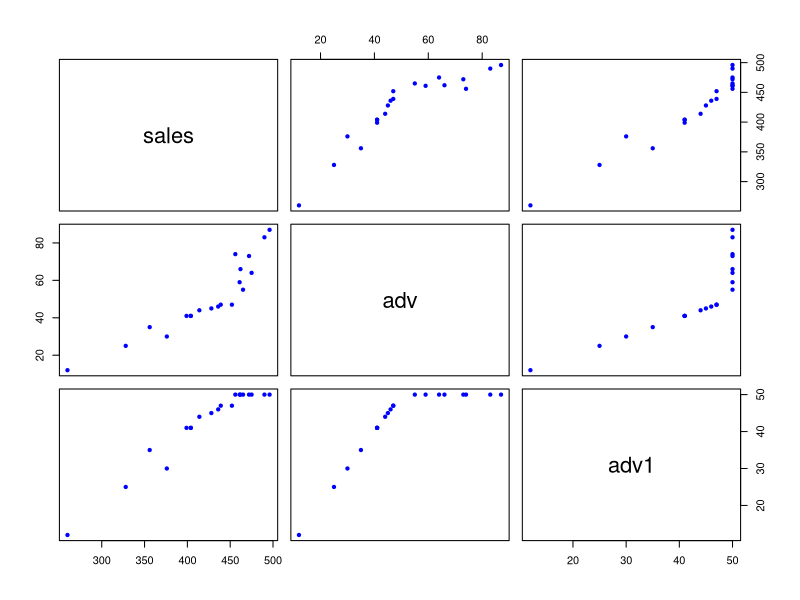
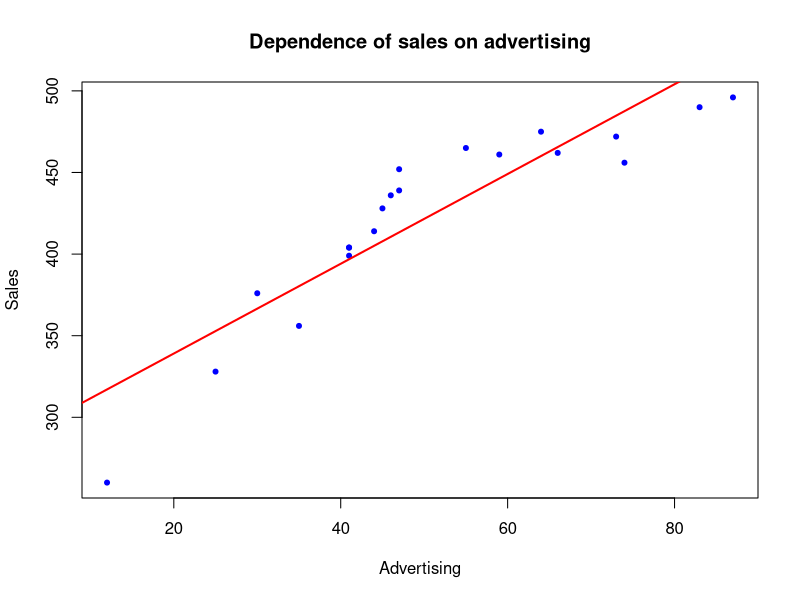
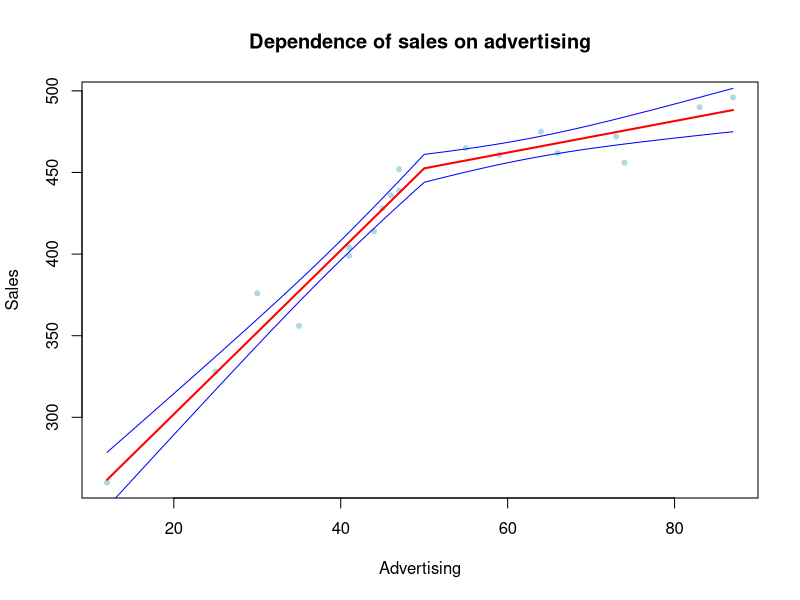

Write R code to recreate these figures, in order.
## ---- chunk 1
data<-read.csv("salesadv.csv",header=TRUE)
attach(data)
data[,-4]
plot(data[,-4],
     col="blue", pch=20)
## ---- chunk 2
lm.fit.m=lm(sales ~ adv + adv1, data=data)
summary(lm.fit.m)
lm.fit.mi=lm(sales ~ adv*adv1, data=data)
summary(lm.fit.mi)
## ---- chunk 3
plot(adv, sales, 
     pch=20, col="blue",
     main="Dependence of sales on advertising",
     xlab="Advertising",
     ylab="Sales")
lm.fit<-lm(sales ~ adv)
abline(lm.fit, col="red", lwd=2)
summary(lm.fit)
## ---- chunk 4
library(splines)
## ---- chunk 5
lm.fit.ls<-lm(sales~bs(adv,knots=c(50),degree=1),data=data)
summary(lm.fit.ls)
## ---- chunk 6
adv.mesh=seq(from=min(adv),to=max(adv), by=0.5)
predictions=predict(lm.fit.ls,newdata=list(adv=adv.mesh),se=T)

plot(adv, sales, 
     pch=20, col="lightblue",
     main="Dependence of sales on advertising",
     xlab="Advertising",
     ylab="Sales")

lines(adv.mesh,predictions$fit,col="red", lwd=2)
lines(adv.mesh,predictions$fit+2*predictions$se, col="blue")
lines(adv.mesh,predictions$fit-2*predictions$se, col="blue")

